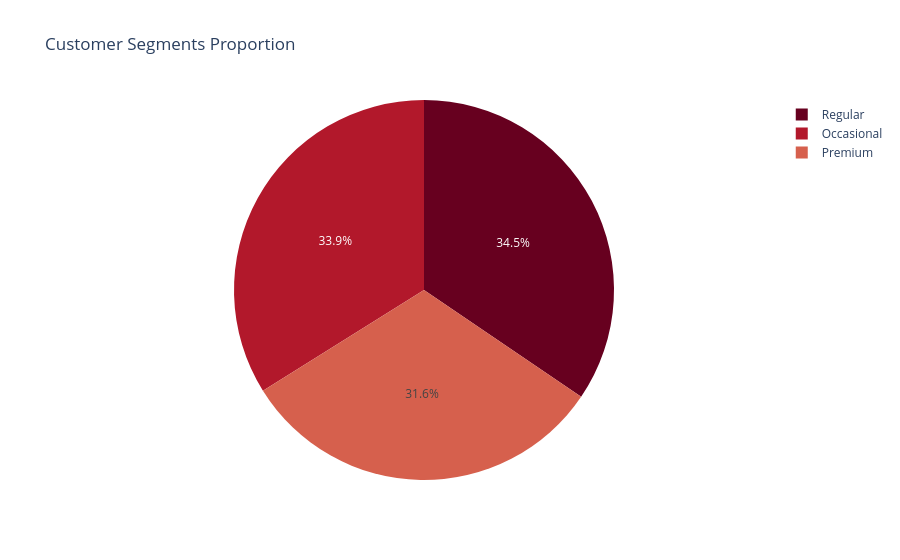

This figure's notebook cell:
### Markdown cell above
### 3.4 Feature: Customer Segment (Plotly Pie)

### Code cell
# Visualization: Pie Chart of Customer Segments
segment_counts = df['Customer_Segment'].value_counts().reset_index()
segment_counts.columns = ['Segment', 'Count']
fig = px.pie(segment_counts, values='Count', names='Segment', title='Customer Segments Proportion',
             color_discrete_sequence=px.colors.sequential.RdBu)
fig.show()


print("Customer Segment Counts:\n", df['Customer_Segment'].value_counts())

### Figure 1 — Plotly figure (JSON) as saved in the notebook; plotly's stock layout.template omitted (floating-point values rounded to 4 significant figures)
{"data": [{"domain": {"x": [0, 1], "y": [0, 1]}, "hovertemplate": "Segment=%{label}<br>Count=%{value}<extra></extra>", "labels": ["Regular", "Occasional", "Premium"], "legendgroup": "", "name": "", "showlegend": true, "type": "pie", "values": [345, 339, 316]}], "layout": {"legend": {"tracegroupgap": 0}, "piecolorway": ["rgb(103,0,31)", "rgb(178,24,43)", "rgb(214,96,77)", "rgb(244,165,130)", "rgb(253,219,199)", "rgb(247,247,247)", "rgb(209,229,240)", "rgb(146,197,222)", "rgb(67,147,195)", "rgb(33,102,172)", "rgb(5,48,97)"], "title": {"text": "Customer Segments Proportion"}}}
